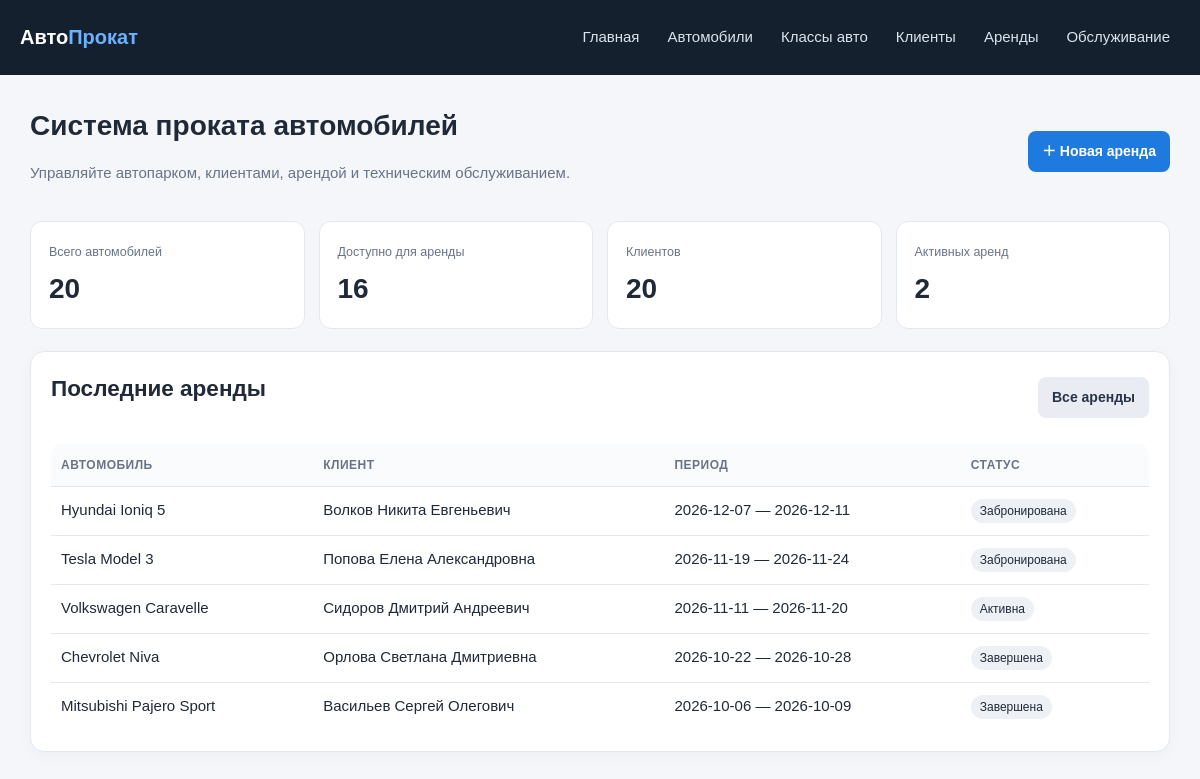
The page / on the database its author committed.
### tables this page shows
CREATE TABLE rentals (
    id INTEGER PRIMARY KEY AUTOINCREMENT,
    car_id INTEGER NOT NULL REFERENCES cars(id) ON DELETE RESTRICT,
    customer_id INTEGER NOT NULL REFERENCES customers(id) ON DELETE RESTRICT,
    start_date TEXT NOT NULL,
    end_date TEXT NOT NULL,
    status TEXT NOT NULL DEFAULT 'Забронирована',
    total_price REAL NOT NULL CHECK(total_price >= 0),
    notes TEXT NOT NULL DEFAULT '',
    CHECK(end_date >= start_date)
);

CREATE TABLE customers (
    id INTEGER PRIMARY KEY AUTOINCREMENT,
    full_name TEXT NOT NULL,
    phone TEXT NOT NULL,
    email TEXT NOT NULL DEFAULT '',
    driver_license TEXT NOT NULL
);

### app.py (the view)
@app.route("/")
def dashboard():
    with get_db() as conn:
        stats = {
            "cars": conn.execute("SELECT COUNT(*) FROM cars").fetchone()[0],
            "available": conn.execute("SELECT COUNT(*) FROM cars WHERE available=1").fetchone()[0],
            "customers": conn.execute("SELECT COUNT(*) FROM customers").fetchone()[0],
            "active_rentals": conn.execute("SELECT COUNT(*) FROM rentals WHERE status='Активна'").fetchone()[0],
        }
        recent = conn.execute("""SELECT r.id, t.brand || ' ' || t.model AS car_name, c.full_name AS customer_name,
                                  r.start_date, r.end_date, r.status
                                  FROM rentals r JOIN cars t ON t.id=r.car_id
                                  JOIN customers c ON c.id=r.customer_id
                                  ORDER BY r.id DESC LIMIT 5""").fetchall()
    return render_template("dashboard.html", stats=stats, recent=recent)

### app.py (called while the page is built)
def get_db():
    db_path = Path(app.config["DATABASE"])
    db_path.parent.mkdir(parents=True, exist_ok=True)
    conn = sqlite3.connect(db_path)
    conn.row_factory = sqlite3.Row
    conn.execute("PRAGMA foreign_keys = ON")
    return conn

### templates/dashboard.html (shortened to what this page needs)
{% extends "base.html" %}
{% block content %}
<div class="page-head"><div><h1>Система проката автомобилей</h1><p class="muted">Управляйте автопарком, клиентами, арендой и техническим обслуживанием.</p></div><a class="btn" href="{{ url_for('create_record', entity='rentals') }}">＋ Новая аренда</a></div>
<div class="stats">
  <div class="stat"><small>Всего автомобилей</small><strong>{{ stats.cars }}</strong></div>
  <div class="stat"><small>Доступно для аренды</small><strong>{{ stats.available }}</strong></div>
  <div class="stat"><small>Клиентов</small><strong>{{ stats.customers }}</strong></div>
  <div class="stat"><small>Активных аренд</small><strong>{{ stats.active_rentals }}</strong></div>
</div>
<div class="panel">
  <div class="page-head"><h2>Последние  аренды</h2><a class="btn secondary" href="{{ url_for('list_records', entity='rentals') }}">Все аренды</a></div>
  {% if recent %}
  <div class="table-wrap"><table><thead><tr><th>Автомобиль</th><th>Клиент</th><th>Период</th><th>Статус</th></tr></thead><tbody>
  {% for row in recent %}<tr><td>{{ row.car_name }}</td><td>{{ row.customer_name }}</td><td>{{ row.start_date }} — {{ row.end_date }}</td><td><span class="pill">{{ row.status }}</span></td></tr>{% endfor %}
  </tbody></table></div>
  {% else %}<div class="empty">Пока нет аренд. Добавьте автомобили и клиентов, чтобы создать первую аренду.</div>{% endif %}
</div>
{% endblock %}

### templates/base.html (shortened to what this page needs)
<!doctype html>
<html lang="ru">
<head>
  <link rel="stylesheet" href="{{ url_for('static', filename='style.css') }}">
</head>
<body>
  <header>
    <a class="brand" href="{{ url_for('dashboard') }}">Авто<span>Прокат</span></a>
    <nav>
      <a href="{{ url_for('dashboard') }}">Главная</a>
      <a href="{{ url_for('list_records', entity='cars') }}">Автомобили</a>
      <a href="{{ url_for('list_records', entity='categories') }}">Классы авто</a>
      <a href="{{ url_for('list_records', entity='customers') }}">Клиенты</a>
      <a href="{{ url_for('list_records', entity='rentals') }}">Аренды</a>
      <a href="{{ url_for('list_records', entity='maintenance') }}">Обслуживание</a>
    </nav>
  </header>
  <main>
    {% block content %}{% endblock %}
  </main>
</body>
</html>

### static/style.css (style rules this page uses)
:root { --bg: #f4f6f9; --panel: #ffffff; --text: #202938; --muted: #687386; --accent: #1f7ae0; --line: #e3e8ef; --danger: #b42318; }
* { box-sizing: border-box; }
body { margin: 0; background: var(--bg); color: var(--text); font: 15px/1.5 Arial, Helvetica, sans-serif; }
header { background: #14202e; color: #ffffff; padding: 18px max(20px, calc((100% - 1180px) / 2)); display: flex; align-items: center; justify-content: space-between; gap: 20px; flex-wrap: wrap; }
.brand { color: #ffffff; font-size: 20px; font-weight: 800; text-decoration: none; }
.brand span { color: #6cb2ff; }
nav { display: flex; gap: 8px; flex-wrap: wrap; }
nav a { color: #dbe3ed; text-decoration: none; padding: 8px 10px; border-radius: 8px; transition: background 0.15s ease, color 0.15s ease; }
main { max-width: 1180px; margin: 30px auto; padding: 0 20px; }
.page-head { display: flex; align-items: center; justify-content: space-between; gap: 15px; flex-wrap: wrap; margin-bottom: 20px; }
h1 { margin: 0; font-size: 28px; }
h2 { margin-top: 0; }
.muted { color: var(--muted); }
.btn { display: inline-block; border: 0; border-radius: 8px; padding: 10px 14px; background: var(--accent); color: #ffffff; text-decoration: none; font-weight: 700; cursor: pointer; font-size: 14px; transition: filter 0.15s ease, transform 0.15s ease; }
.btn.secondary { background: #e9edf3; color: #273449; }
.panel { background: var(--panel); border: 1px solid var(--line); border-radius: 14px; padding: 20px; box-shadow: 0 4px 16px #14202e08; }
.stats { display: grid; grid-template-columns: repeat(4, minmax(0, 1fr)); gap: 14px; margin: 22px 0; }
.stat { background: #ffffff; border: 1px solid var(--line); padding: 18px; border-radius: 12px; }
.stat strong { display: block; font-size: 28px; margin-top: 5px; }
.stat small { color: var(--muted); }
.table-wrap { overflow-x: auto; border-radius: 10px; }
table { width: 100%; border-collapse: collapse; background: #ffffff; }
th, td { text-align: left; padding: 12px 10px; border-bottom: 1px solid var(--line); vertical-align: top; }
th { font-size: 12px; text-transform: uppercase; letter-spacing: 0.04em; color: var(--muted); background: #fafbfd; }
tr:last-child td { border-bottom: 0; }
.pill { display: inline-block; border-radius: 99px; padding: 3px 9px; background: #edf1f6; font-size: 12px; }

### templates/base.html (style rules this page uses)
:root { --bg: #f4f6f9; --panel: #fff; --text: #202938; --muted: #687386; --accent: #1f7ae0; --line: #e3e8ef; --danger: #b42318 }
* { box-sizing: border-box }
body { margin: 0; background: var(--bg); color: var(--text); font: 15px/1.5 Arial, Helvetica, sans-serif }
header { background: #14202e; color: white; padding: 18px max(20px, calc((100% - 1180px)/2)); display: flex; align-items: center; justify-content: space-between; gap: 20px; flex-wrap: wrap }
.brand { font-size: 20px; font-weight: 800; text-decoration: none; color: white }
.brand span { color: #6cb2ff }
nav { display: flex; gap: 8px; flex-wrap: wrap }
nav a { color: #dbe3ed; text-decoration: none; padding: 8px 10px; border-radius: 8px }
main { max-width: 1180px; margin: 30px auto; padding: 0 20px }
.page-head { display: flex; align-items: center; justify-content: space-between; gap: 15px; flex-wrap: wrap; margin-bottom: 20px }
h1 { margin: 0; font-size: 28px }
h2 { margin-top: 0 }
.muted { color: var(--muted) }
.btn { display: inline-block; border: 0; border-radius: 8px; padding: 10px 14px; background: var(--accent); color: #ffffff; text-decoration: none; font-weight: 700; cursor: pointer; font-size: 14px }
.btn.secondary { background: #e9edf3; color: #273449 }
.panel { background: var(--panel); border: 1px solid var(--line); border-radius: 14px; padding: 20px; box-shadow: 0 4px 16px #14202e08 }
.stats { display: grid; grid-template-columns: repeat(4, minmax(0, 1fr)); gap: 14px; margin: 22px 0 }
.stat { background: white; border: 1px solid var(--line); padding: 18px; border-radius: 12px }
.stat strong { display: block; font-size: 28px; margin-top: 5px }
.stat small { color: var(--muted) }
.table-wrap { overflow-x: auto }
table { width: 100%; border-collapse: collapse; background: white }
th, td { text-align: left; padding: 12px 10px; border-bottom: 1px solid var(--line); vertical-align: top }
th { font-size: 12px; text-transform: uppercase; letter-spacing: .04em; color: var(--muted); background: #fafbfd }
tr:last-child td { border-bottom: 0 }
.pill { display: inline-block; border-radius: 99px; padding: 3px 9px; background: #edf1f6; font-size: 12px }

### rows shown on the page
rentals: car_name "Hyundai Ioniq 5", customer_name "Волков Никита Евгеньевич", start_date "2026-12-07", end_date "2026-12-11", status "Забронирована"
rentals: car_name "Tesla Model 3", customer_name "Попова Елена Александровна", start_date "2026-11-19", end_date "2026-11-24", status "Забронирована"
rentals: car_name "Volkswagen Caravelle", customer_name "Сидоров Дмитрий Андреевич", start_date "2026-11-11", end_date "2026-11-20", status "Активна"
rentals: car_name "Chevrolet Niva", customer_name "Орлова Светлана Дмитриевна", start_date "2026-10-22", end_date "2026-10-28", status "Завершена"
rentals: car_name "Mitsubishi Pajero Sport", customer_name "Васильев Сергей Олегович", start_date "2026-10-06", end_date "2026-10-09", status "Завершена"

### other values the page prints
{{ stats.cars }} "20"
{{ stats.available }} "16"
{{ stats.customers }} "20"
{{ stats.active_rentals }} "2"
